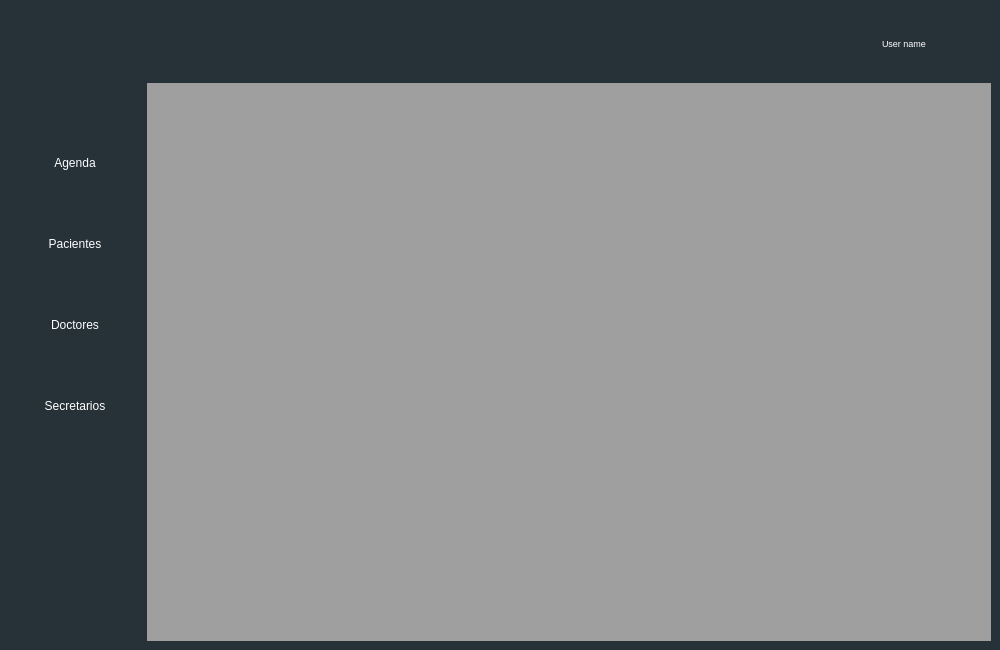
<?xml version="1.0" encoding="UTF-8"?>
<ui version="4.0">
 <class>MainWindow</class>
 <widget class="QMainWindow" name="MainWindow">
  <property name="geometry">
   <rect>
    <x>0</x>
    <y>0</y>
    <width>1000</width>
    <height>650</height>
   </rect>
  </property>
  <property name="windowTitle">
   <string>ConsultSoft</string>
  </property>
  <property name="styleSheet">
   <string notr="true">#panel, #MainWindow{
	background-color:#263238;
}
#panel{
	margin: 0px;
}
.QPushButton{
	font-size: 12px;
	background-color:#263238;
	border:none;
	color: white;
	margin: 0px 0px;
	text-align: center;
	height:80px;
    width: 130px;
}

.QPushButton:hover {
	background-color: #00796b;
}
#pd_logOut:hover{
	background-color:#d32f2f;
}
#L_userPhoto{
	background: url(icon/user.png);
  	border-radius: 40px;
}
#L_userName{
	font-size: 9px;
	color: white;
}
</string>
  </property>
  <widget class="QWidget" name="centralwidget">
   <layout class="QGridLayout" name="gridLayout">
    <item row="0" column="1" alignment="Qt::AlignRight|Qt::AlignTop">
     <widget class="QWidget" name="w_user" native="true">
      <layout class="QGridLayout" name="gridLayout_2">
       <item row="0" column="1" alignment="Qt::AlignHCenter|Qt::AlignTop">
        <widget class="QLabel" name="L_userPhoto">
         <property name="minimumSize">
          <size>
           <width>50</width>
           <height>50</height>
          </size>
         </property>
         <property name="maximumSize">
          <size>
           <width>10</width>
           <height>20</height>
          </size>
         </property>
         <property name="frameShape">
          <enum>QFrame::NoFrame</enum>
         </property>
         <property name="frameShadow">
          <enum>QFrame::Plain</enum>
         </property>
         <property name="text">
          <string/>
         </property>
         <property name="pixmap">
          <pixmap>../icons/user.png</pixmap>
         </property>
         <property name="scaledContents">
          <bool>true</bool>
         </property>
         <property name="wordWrap">
          <bool>false</bool>
         </property>
        </widget>
       </item>
       <item row="0" column="0">
        <widget class="QLabel" name="L_userName">
         <property name="font">
          <font>
           <pointsize>-1</pointsize>
          </font>
         </property>
         <property name="text">
          <string>User name</string>
         </property>
        </widget>
       </item>
      </layout>
     </widget>
    </item>
    <item row="0" column="0" rowspan="2">
     <widget class="QWidget" name="panel" native="true">
      <property name="styleSheet">
       <string notr="true"/>
      </property>
      <layout class="QVBoxLayout" name="verticalLayout">
       <property name="spacing">
        <number>1</number>
       </property>
       <property name="sizeConstraint">
        <enum>QLayout::SetMinAndMaxSize</enum>
       </property>
       <property name="leftMargin">
        <number>1</number>
       </property>
       <property name="topMargin">
        <number>1</number>
       </property>
       <property name="rightMargin">
        <number>1</number>
       </property>
       <property name="bottomMargin">
        <number>1</number>
       </property>
       <item>
        <spacer name="verticalSpacer">
         <property name="orientation">
          <enum>Qt::Vertical</enum>
         </property>
         <property name="sizeHint" stdset="0">
          <size>
           <width>20</width>
           <height>40</height>
          </size>
         </property>
        </spacer>
       </item>
       <item>
        <widget class="QPushButton" name="pb_inicio">
         <property name="styleSheet">
          <string notr="true"/>
         </property>
         <property name="text">
          <string>Agenda</string>
         </property>
         <property name="icon">
          <iconset>
           <normaloff>../icons/calendar.png</normaloff>../icons/calendar.png</iconset>
         </property>
         <property name="iconSize">
          <size>
           <width>50</width>
           <height>50</height>
          </size>
         </property>
         <attribute name="buttonGroup">
          <string notr="true">buttonGroup</string>
         </attribute>
        </widget>
       </item>
       <item>
        <widget class="QPushButton" name="pb_pacientes">
         <property name="styleSheet">
          <string notr="true"/>
         </property>
         <property name="text">
          <string>Pacientes</string>
         </property>
         <property name="icon">
          <iconset>
           <normaloff>../icons/team-of-workers.png</normaloff>../icons/team-of-workers.png</iconset>
         </property>
         <property name="iconSize">
          <size>
           <width>50</width>
           <height>50</height>
          </size>
         </property>
         <attribute name="buttonGroup">
          <string notr="true">buttonGroup</string>
         </attribute>
        </widget>
       </item>
       <item>
        <widget class="QPushButton" name="pb_medicos">
         <property name="styleSheet">
          <string notr="true"/>
         </property>
         <property name="text">
          <string>Doctores</string>
         </property>
         <property name="icon">
          <iconset>
           <normaloff>../icons/doctor.png</normaloff>../icons/doctor.png</iconset>
         </property>
         <property name="iconSize">
          <size>
           <width>50</width>
           <height>50</height>
          </size>
         </property>
         <attribute name="buttonGroup">
          <string notr="true">buttonGroup</string>
         </attribute>
        </widget>
       </item>
       <item>
        <widget class="QPushButton" name="pb_secretarios">
         <property name="styleSheet">
          <string notr="true"/>
         </property>
         <property name="text">
          <string>Secretarios</string>
         </property>
         <property name="icon">
          <iconset>
           <normaloff>../icons/secretary.png</normaloff>../icons/secretary.png</iconset>
         </property>
         <property name="iconSize">
          <size>
           <width>50</width>
           <height>40</height>
          </size>
         </property>
         <attribute name="buttonGroup">
          <string notr="true">buttonGroup</string>
         </attribute>
        </widget>
       </item>
       <item>
        <widget class="QPushButton" name="pd_logOut">
         <property name="text">
          <string/>
         </property>
         <property name="icon">
          <iconset>
           <normaloff>../icons/exit.png</normaloff>../icons/exit.png</iconset>
         </property>
         <property name="iconSize">
          <size>
           <width>50</width>
           <height>50</height>
          </size>
         </property>
        </widget>
       </item>
       <item>
        <spacer name="verticalSpacer_2">
         <property name="orientation">
          <enum>Qt::Vertical</enum>
         </property>
         <property name="sizeType">
          <enum>QSizePolicy::Expanding</enum>
         </property>
         <property name="sizeHint" stdset="0">
          <size>
           <width>20</width>
           <height>40</height>
          </size>
         </property>
        </spacer>
       </item>
      </layout>
     </widget>
    </item>
    <item row="1" column="1">
     <widget class="QMdiArea" name="mdiArea">
      <property name="styleSheet">
       <string notr="true">QMdiArea{
background: white;
}</string>
      </property>
     </widget>
    </item>
   </layout>
  </widget>
 </widget>
 <tabstops>
  <tabstop>pb_medicos</tabstop>
 </tabstops>
 <resources/>
 <connections/>
 <buttongroups>
  <buttongroup name="buttonGroup"/>
 </buttongroups>
</ui>
